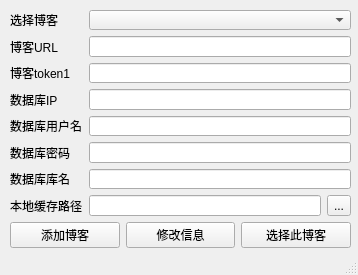
<?xml version="1.0" encoding="UTF-8"?>
<ui version="4.0">
 <class>settings</class>
 <widget class="QMainWindow" name="settings">
  <property name="geometry">
   <rect>
    <x>0</x>
    <y>0</y>
    <width>358</width>
    <height>275</height>
   </rect>
  </property>
  <property name="windowTitle">
   <string>MainWindow</string>
  </property>
  <widget class="QWidget" name="centralwidget">
   <widget class="QWidget" name="formLayoutWidget">
    <property name="geometry">
     <rect>
      <x>10</x>
      <y>10</y>
      <width>341</width>
      <height>206</height>
     </rect>
    </property>
    <layout class="QFormLayout" name="formLayout">
     <item row="0" column="0">
      <widget class="QLabel" name="label">
       <property name="text">
        <string>选择博客</string>
       </property>
      </widget>
     </item>
     <item row="0" column="1">
      <widget class="QComboBox" name="comboBox_blog"/>
     </item>
     <item row="1" column="0">
      <widget class="QLabel" name="label_2">
       <property name="text">
        <string>博客URL</string>
       </property>
      </widget>
     </item>
     <item row="1" column="1">
      <widget class="QLineEdit" name="lineEdit_blog_url"/>
     </item>
     <item row="2" column="0">
      <widget class="QLabel" name="label_3">
       <property name="text">
        <string>博客token1</string>
       </property>
      </widget>
     </item>
     <item row="3" column="0">
      <widget class="QLabel" name="label_4">
       <property name="text">
        <string>数据库IP</string>
       </property>
      </widget>
     </item>
     <item row="4" column="0">
      <widget class="QLabel" name="label_5">
       <property name="text">
        <string>数据库用户名</string>
       </property>
      </widget>
     </item>
     <item row="6" column="0">
      <widget class="QLabel" name="label_6">
       <property name="text">
        <string>数据库库名</string>
       </property>
      </widget>
     </item>
     <item row="7" column="0">
      <widget class="QLabel" name="label_7">
       <property name="text">
        <string>本地缓存路径</string>
       </property>
      </widget>
     </item>
     <item row="2" column="1">
      <widget class="QLineEdit" name="lineEdit_blog_token1"/>
     </item>
     <item row="3" column="1">
      <widget class="QLineEdit" name="lineEdit_database_ip"/>
     </item>
     <item row="4" column="1">
      <widget class="QLineEdit" name="lineEdit_database_user"/>
     </item>
     <item row="6" column="1">
      <widget class="QLineEdit" name="lineEdit_database_name"/>
     </item>
     <item row="5" column="0">
      <widget class="QLabel" name="label_8">
       <property name="text">
        <string>数据库密码</string>
       </property>
      </widget>
     </item>
     <item row="5" column="1">
      <widget class="QLineEdit" name="lineEdit_database_password"/>
     </item>
     <item row="7" column="1">
      <layout class="QHBoxLayout" name="horizontalLayout_2">
       <item>
        <widget class="QLineEdit" name="lineEdit_localDir"/>
       </item>
       <item>
        <widget class="QToolButton" name="toolButton">
         <property name="text">
          <string>...</string>
         </property>
        </widget>
       </item>
      </layout>
     </item>
    </layout>
   </widget>
   <widget class="QWidget" name="horizontalLayoutWidget">
    <property name="geometry">
     <rect>
      <x>10</x>
      <y>220</y>
      <width>341</width>
      <height>31</height>
     </rect>
    </property>
    <layout class="QHBoxLayout" name="horizontalLayout">
     <item>
      <widget class="QPushButton" name="pushButton_add_blog">
       <property name="text">
        <string>添加博客</string>
       </property>
      </widget>
     </item>
     <item>
      <widget class="QPushButton" name="pushButton_update_blog">
       <property name="text">
        <string>修改信息</string>
       </property>
      </widget>
     </item>
     <item>
      <widget class="QPushButton" name="pushButton_choose_blog">
       <property name="text">
        <string>选择此博客</string>
       </property>
      </widget>
     </item>
    </layout>
   </widget>
  </widget>
  <widget class="QMenuBar" name="menubar">
   <property name="geometry">
    <rect>
     <x>0</x>
     <y>0</y>
     <width>358</width>
     <height>23</height>
    </rect>
   </property>
  </widget>
  <widget class="QStatusBar" name="statusbar"/>
 </widget>
 <resources/>
 <connections/>
</ui>
